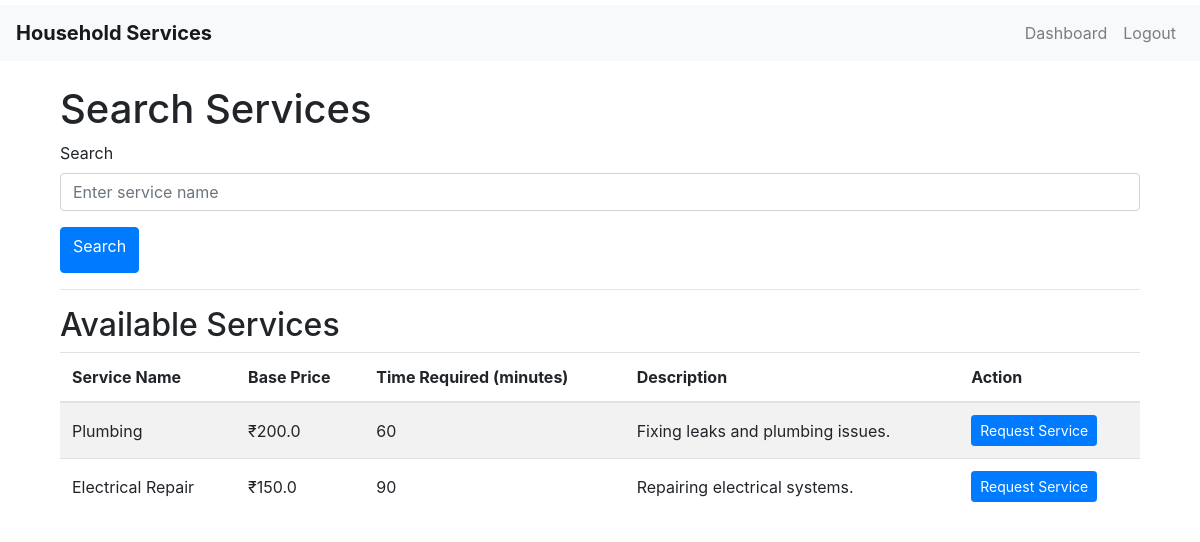
Before: /customer/search_service (signed in) with the older database file.
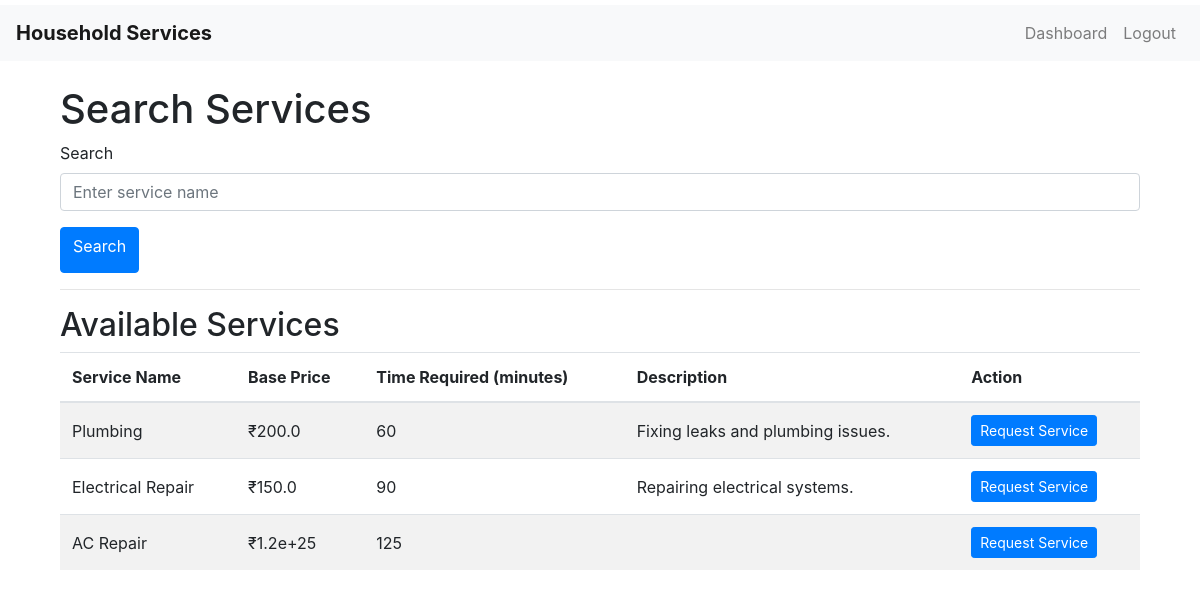
After: the same page with the newer database file.
### models.py (models this page shows, shortened)
class Service(db.Model):
    __tablename__ = 'services'
    id = db.Column(db.Integer, nullable =False, primary_key=True)
    name = db.Column(db.String(100), nullable=False)
    base_price = db.Column(db.Float, nullable=False)
    time_required = db.Column(db.Integer, nullable=False)  # in minutes
    description = db.Column(db.Text)

### routes.py (the view)
@app.route('/customer/search_service', methods=['GET', 'POST'])
@login_required
def search_services():
    if current_user.role != 'customer':
        flash('Access denied.')
        return redirect(url_for('index'))
    form = SearchForm()
    services = Service.query.all()
    if form.validate_on_submit():
        search_term = form.search_term.data
        services = Service.query.filter(Service.name.ilike(f'%{search_term}%')).all()
    return render_template('search_services.html', services=services, form=form)

### forms.py
class SearchForm(FlaskForm):
    search_term = StringField('Search', validators=[DataRequired()])
    submit = SubmitField('Search')

### app.py (called while the page is built)
@login_manager.user_loader
def load_user(user_id):
    return User.query.get(int(user_id))

### templates/search_services.html (shortened to what this page needs)
{% extends 'base.html' %}
{% block content %}
<div class="container mt-4">
    <h1>Search Services</h1>
    <form method="POST">
        <div class="form-group">
            {{ form.search_term.label }}
            {{ form.search_term(class="form-control", placeholder="Enter service name") }}
        </div>
        <button type="submit" class="btn btn-primary">{{ form.submit.label }}</button>
    </form>
    <hr>
    <h2>Available Services</h2>
    {% if services %}
    <table class="table table-striped">
        <thead>
            <tr>
                <th>Service Name</th>
                <th>Base Price</th>
                <th>Time Required (minutes)</th>
                <th>Description</th>
                <th>Action</th>
            </tr>
        </thead>
        <tbody>
            {% for service in services %}
            <tr>
                <td>{{ service.name }}</td>
                <td>₹{{ service.base_price }}</td>
                <td>{{ service.time_required }}</td>
                <td>{{ service.description }}</td>
                <td>
                    <a href="{{ url_for('request_service', service_id=service.id) }}" class="btn btn-sm btn-primary">Request Service</a>
                </td>
            </tr>
            {% endfor %}
        </tbody>
    </table>
    {% else %}
    <p>No services found.</p>
    {% endif %}
</div>
{% endblock %}

Changed rows visible on the page:
added Service: name "AC Repair", base_price "1.2e+25", time_required "125"
